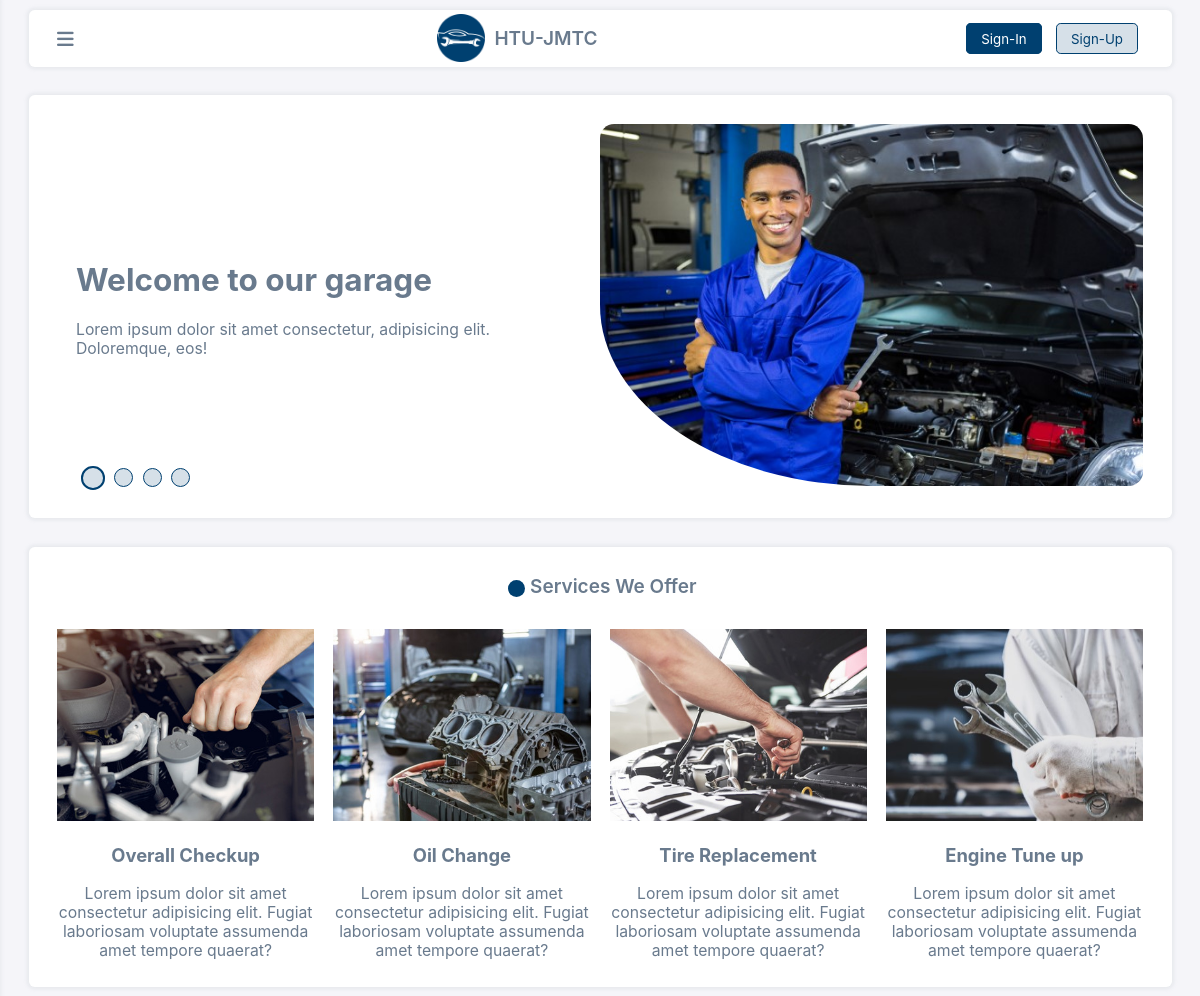
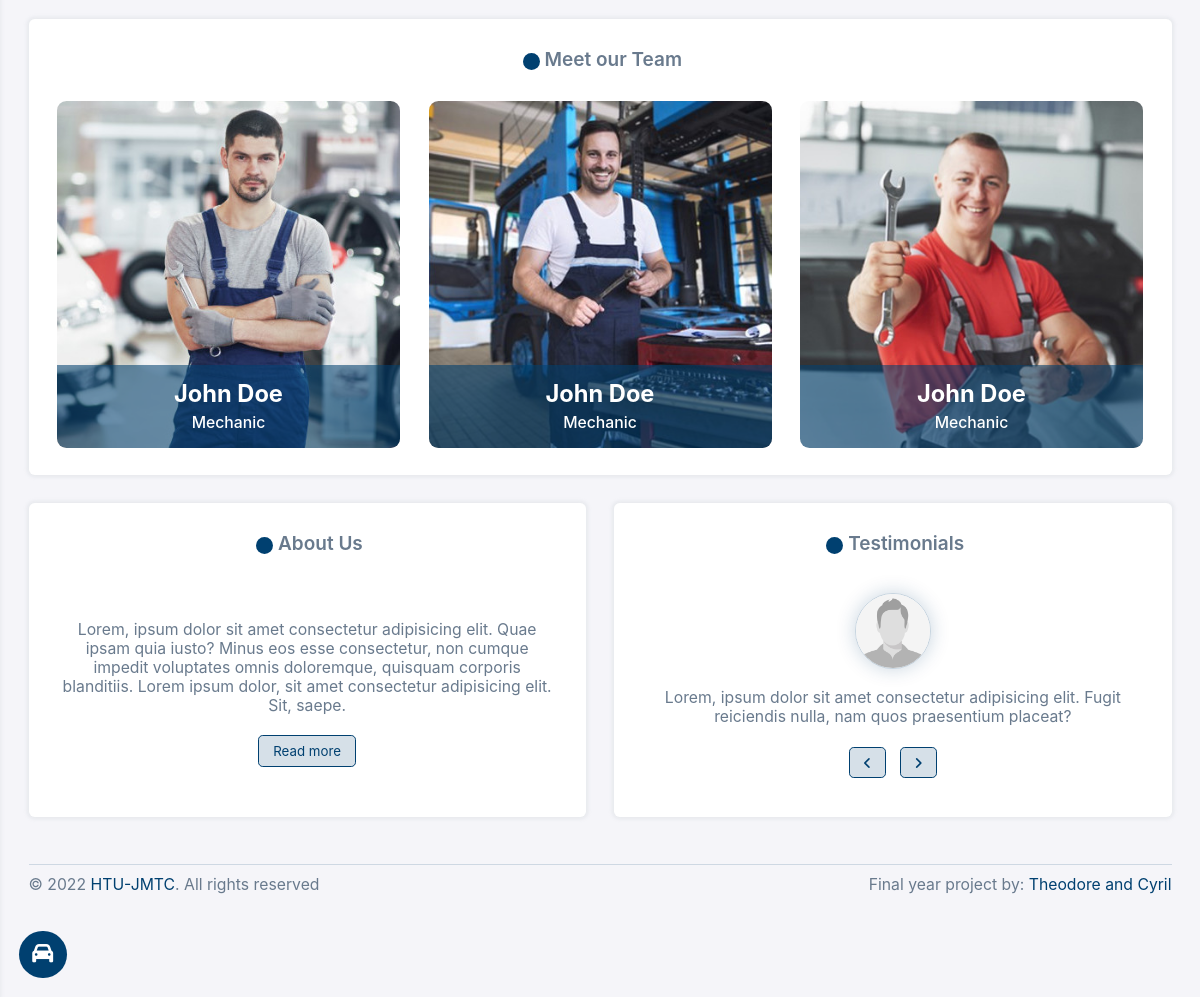
The page / on the database its author committed (2 pictures, top to bottom).
### tables this page shows
CREATE TABLE IF NOT EXISTS `garage` (
  `ID` int(11) NOT NULL AUTO_INCREMENT,
  `Logo` mediumtext NOT NULL,
  `AddressID` int(11) NOT NULL,
  `AboutUs` mediumtext NOT NULL,
  `ShortName` varchar(50) NOT NULL,
  `LongName` varchar(100) NOT NULL,
  `Phone` varchar(25) NOT NULL,
  `Email` varchar(75) NOT NULL,
  `Box` varchar(25) NOT NULL,
  `DateCreated` timestamp NOT NULL DEFAULT CURRENT_TIMESTAMP,
  `LastModified` timestamp NOT NULL DEFAULT CURRENT_TIMESTAMP,
  PRIMARY KEY (`ID`)
);

CREATE TABLE IF NOT EXISTS `services` (
  `ID` int(11) NOT NULL AUTO_INCREMENT,
  `Photo` mediumtext NOT NULL,
  `Name` varchar(50) NOT NULL,
  `Description` mediumtext NOT NULL,
  `Cost` decimal(11,2) NOT NULL,
  `LastModified` timestamp NOT NULL DEFAULT CURRENT_TIMESTAMP,
  PRIMARY KEY (`ID`)
);

### includes/session.php (called while the page is built, shortened)
<?php
	include 'includes/dbconn.php';
	try {
		$conn = $pdo->open();
		$stmtSystem = $conn->prepare("SELECT *, `g`.`ID` AS `GarageID`, COUNT(*) AS `numrows` FROM `garage` `g`
		JOIN `addresses` `a` ON `g`.`AddressID` = `a`.`ID`
		JOIN `countries` `c` ON `c`.`ID` = `a`.`CountryID`
		JOIN `regions` `r` ON `r`.`ID` = `a`.`RegionID`
		JOIN `cities` `ci` ON `ci`.`ID` = `a`.`CityID`");
		$stmtSystem->execute();
		$rowSystem = $stmtSystem->fetch();
	} catch (PDOException $th) {
		echo $th->getMessage();
	}
?>

### index.php (the view, shortened to what this page needs)
<?php include 'includes/head.php' ?>
<div class="layout-wrapper">
    <main>
        <div class="main-wrapper">
            <?php include 'includes/nav.php' ?>
            <div class="box carosel-wrapper">
                <div class="carosel">
                    <div class="slide fade">
                        <div class="flex slide-content">
                            <span class="slide-txt">
                                <h1>Welcome to our garage</h1>
                                <p class="flex">
                                    Lorem ipsum dolor sit amet consectetur, adipisicing elit. Doloremque, eos!
                                </p>
                            </span>
                            <span class="slide-img">
                                <img src="images/system/smiling-mechanic-with-arms-crossed-spanner.jpg" alt="">
                            </span>
                        </div>
                    </div>
                </div>
                <div class="flex indicator">
                    <span class="dot active" data-id="0"></span>
                    <span class="dot" data-id="1"></span>
                    <span class="dot" data-id="2"></span>
                    <span class="dot" data-id="3"></span>
                </div>
            </div>
            <div class="box services">
                <div class="box-header center">
                   <span class="box-header-dot"></span> Services We Offer
                </div>
                <div class="flex box-body">
                    <div class="services-wrapper">
                    <?php
                        try {
                            $conn = $pdo->open();
                                $stmt = $conn->prepare("SELECT * FROM `services` LIMIT 4");
                                $stmt->execute();
                                foreach($stmt as $row){
                                    echo '
                                        <span class="service">
                                            <img src="images/system/'.(!empty($row['Photo'])?$row['Photo']:'no-image.jpg').'" alt="">
                                            <div class="center">
                                                <h3>'.$row['Name'].'</h3>
                                                '.$row['Description'].'
                                            </div>
                                        </span>
                                        ';
                            }
                        } catch (PDOException $th) {
                            echo $th->getMessage();
                        }
                    ?>
                    </div>
                </div>
            </div>
            <div class="box team">
                <div class="box-header center">
                <span class="box-header-dot"></span> Meet our Team
                </div>
                <div class="flex box-body">
                    <div class="team-wrapper">
                        <span class="member">
                            <img src="images/employees/t1.jpg" alt="">
                            <div class="profile center">
                                <h2>John Doe</h2>
                                <h4>Mechanic</h4>
                            </div>
                        </span>
                        <span class="member">
                            <img src="images/employees/t2.jpg" alt="">
                            <div class="profile center">
                                <h2>John Doe</h2>
                                <h4>Mechanic</h4>
                            </div>
                        </span>
                        <span class="member">
                            <img src="images/employees/t3.jpg" alt="">
                            <div class="profile center">
                                <h2>John Doe</h2>
                                <h4>Mechanic</h4>
                            </div>
                        </span>
                    </div>
                </div>
            </div>
            <div class="box about-us-wrapper">
                <div class="box-header center">
                    <span class="box-header-dot"></span> About Us
                </div>
                <div class="flex box-body center">
                    <p>
                        Lorem, ipsum dolor sit amet consectetur adipisicing elit. Quae ipsam quia iusto? Minus eos esse consectetur, non cumque impedit voluptates omnis doloremque, quisquam corporis blanditiis.
                        Lorem ipsum dolor, sit amet consectetur adipisicing elit. Sit, saepe.
                    </p>
                    <div>
                        <button class="btn btn-theme-outline">Read more</i></button>
                    </div>
                </div>
            </div>
             <div class="box testimonials">
                <div class="box-header center">
                    <span class="box-header-dot"></span> Testimonials
                </div>
                <div class="flex box-body center">
                    <div class="carosel-wrapper">
                        <div class="carosel">
                            <div class="slide1 fade">
                                <div class="slide-content">
                                    <img src="images/profiles/no-profile.jpg" alt="">
                                    <p>
                                        Lorem, ipsum dolor sit amet consectetur adipisicing elit. Fugit reiciendis nulla, nam quos praesentium placeat?
                                    </p>
                                </div>
                            </div>
                        </div>
                    </div>
                    <div>
                        <button class="btn btn-theme-outline carosel-back"><i class="fa fa-angle-left"></i></button>
                        <button class="btn btn-theme-outline carosel-forward"><i class="fa fa-angle-right"></i></button>
                    </div>
                </div>
            </div>
            <?php include 'includes/footer.php' ?>
        </div>
    </main>
</div>
<?php include 'includes/foot.php' ?>

### includes/head.php (shortened to what this page needs)
<?php include 'includes/session.php'; ?>
<!DOCTYPE html>
<html lang="en">
  <head>
    <link rel="stylesheet" href="assets/css/all.min.css">
    <link rel="stylesheet" href="assets/css/boxicons.css">
    <link href="assets/css/styler.css" rel="stylesheet">
    <link href="assets/css/style.css" rel="stylesheet">
    <link href="assets/css/responsive.css" rel="stylesheet">
    <link rel="stylesheet" href="assets/toastr/toastr.css">
    <link rel="stylesheet" href="assets/DataTables/datatables.css">
  </head>
  <body>
    <?php if(!isset($_SESSION['customer'])){
      echo '
      <a href="garage/">
        <div class="bottom-left-conner flex center">
          <i class="fa fa-car"></i>
        </div>
      </a>
      ';
    }
    ?>

### includes/nav.php (shortened to what this page needs)
<nav class="box">
    <i class="fa fa-bars aside-show"></i>
    <a href="index.php">
        <span class="logo">
            <img src="images/system/<?php echo $rowSystem['Logo'] ?>" alt="">
            <span><?php echo $rowSystem['ShortName'] ?></span>
        </span>
    </a>
    <?php
        if(isset($_SESSION['customer']) && !empty($_SESSION['customer'])){
            try{
            $conn = $pdo->open();
            $null = '';
            $stmt = $conn->prepare("SELECT * FROM `users` `u` JOIN `customers` `c` ON `u`.`ID` = `c`.`CustomerUserID` WHERE `u`.`ID` = :user ");
			$stmt->execute(['user' => $_SESSION['customer']]);
			$current_user = $stmt->fetch();
            $current_user_name = $current_user["Username"];
            $current_user_image = (!empty($current_user["Photo"])? $current_user["Photo"] : 'no-profile.jpg');
            echo '
            <span class="user user-in">
                <span class="user-name">
                    <div>Hi, '.$current_user_name.'</div>
                </span>
                <span class="user-img">
                    <img src="images/profiles/'.$current_user_image.'"  alt="">
                </span>
            </span>';
             }catch(PDOException $e){
               echo "There is some problem in connection: " . $e->getMessage();
            }
            $pdo->close();
        }else{
    ?>
        <span class="user-out">
            <span class="sign-buttons">
                <a href="signin.php" class="btn btn-theme">Sign-In</a>
                <a href="signup.php" class="btn btn-theme-outline">Sign-Up</a>
            </span>
        </span>
    <?php
        }
    ?>
</nav>

### includes/footer.php
<footer>
    <div class="footer-top">
    </div>
    <div class="footer-bottom flex">
        <?php
            if (date("y") > 22){
                echo "<span class='copyright'>&copy; 2022 - ". date("Y") . " <a href='https://'>HTU-JMTC</a>. All rights reserved"."</span>";
            }else{
                echo "<span class='copyright'>&copy; ". date("Y") ." <a href='https://'>HTU-JMTC</a>. All rights reserved"."</span>";
            }
        ?>
        <span class="developed">Final year project by: <a href="">Theodore and Cyril</a></span>
    </div>
</footer>

### includes/foot.php
    </body>
</html>

### assets/css/styler.css (style rules this page uses)
* { box-sizing: border-box; font-family: "Public Sans", -apple-system, BlinkMacSystemFont, "Segoe UI", "Oxygen", "Ubuntu", "Cantarell", "Fira Sans", "Droid Sans", "Helvetica Neue", sans-serif; }
* a { text-decoration: none; color: inherit; }
html { font-size: 10px; }
body { margin: 0; padding: 0; font-size: 16px; max-width: 100%; width: 100%; height: 100%; color: #697a8d; background: #f5f5f9; }
.center { justify-content: center; text-align: center; align-items: center; align-content: center; }
.flex { display: flex; }
.bottom-left-conner { position: absolute; color: #fff; z-index: 11; left: 2rem; bottom: 2rem; height: 5rem; width: 5rem; background: #004070; font-size: 2.2rem; border-radius: 50%; }
.fade { animation-name: fade; animation-duration: 1.5s; }
.box { box-shadow: 0 0 0.375rem 0.25rem #a1acb826; margin: 1.5rem; padding: 3rem; border: none; border-radius: .6rem; background: #fff; transition: all .25s ease; }
.box-header { height: max-content; font-size: 2rem; margin: 0 0 3rem 0; font-weight: 600; display: flex; align-items: center; }
.box-header-dot { background: #004070; border-radius: 50%; display: inline-block; width: 1.8rem; height: 1.8rem; margin: 0 .5rem -.5rem; }
.btn { font-size: 1.4rem; height: auto; width: auto; border: none; outline: none; color: #ffffff; margin: .5rem; border-radius: .5rem; padding: .7rem 1.5rem; cursor: pointer; min-width: 3rem; }
.btn-theme-outline { border: .1rem solid #004070; background: #00407029; color: #004070; }
.btn-theme { border: .1rem solid #004070; background: #004070; }

### assets/css/responsive.css (style rules this page uses)
@media only screen and (max-width: 1200px) { html { font-size: 9.5px; } }
@media only screen and (max-width: 1200px) { body { font-size: 15.75px; } }
@media only screen and (max-width: 1200px) { main { width: 100%; } }
@media only screen and (max-width: 1200px) { .aside-hide, .aside-show { display: block; } }

### rows shown on the page
garage: Logo (picture), ShortName "HTU-JMTC"
services: Photo (picture), Name "Overall Checkup", Description "Lorem ipsum dolor sit amet consectetur adipisicing elit. Fugiat laboriosam voluptate assumenda amet tempore quaerat?"
services: Photo (picture), Name "Oil Change", Description "Lorem ipsum dolor sit amet consectetur adipisicing elit. Fugiat laboriosam voluptate assumenda amet tempore quaerat?"
services: Photo (picture), Name "Tire Replacement", Description "Lorem ipsum dolor sit amet consectetur adipisicing elit. Fugiat laboriosam voluptate assumenda amet tempore quaerat?"
services: Photo (picture), Name "Engine Tune up", Description "Lorem ipsum dolor sit amet consectetur adipisicing elit. Fugiat laboriosam voluptate assumenda amet tempore quaerat?"
